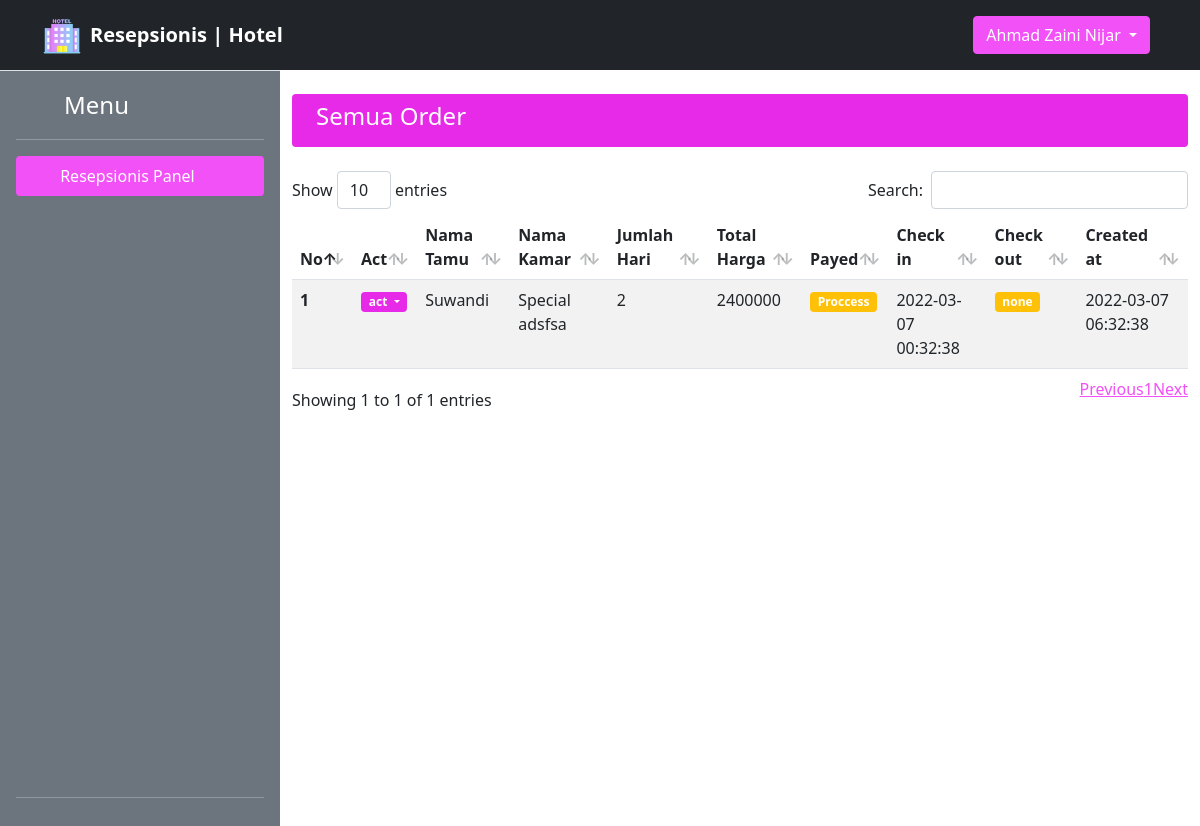
Page /resepsionis/resepsionis_panel.php (signed in) on the earlier database version.
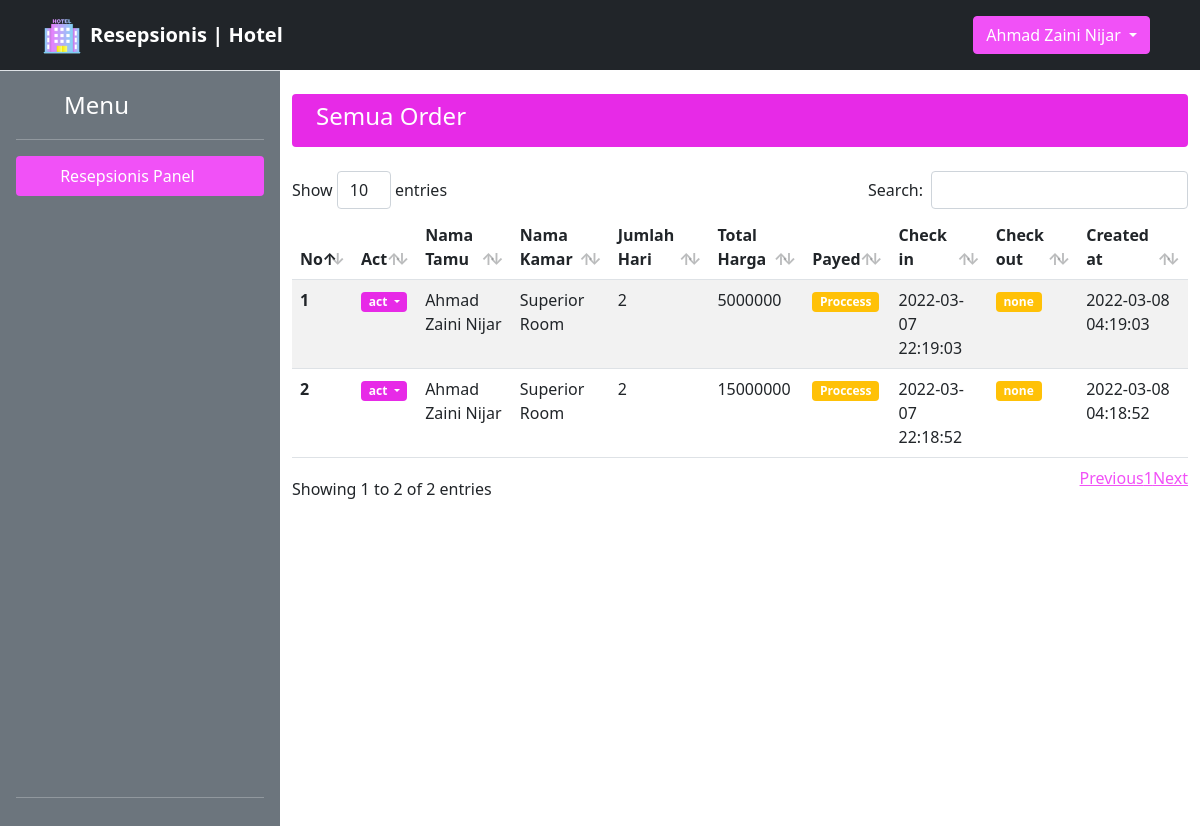
Same page on the later database version.
### tables this page shows
CREATE TABLE `orders` (
  `id` bigint(20) NOT NULL,
  `user_id` bigint(20) NOT NULL,
  `kamar_id` bigint(20) NOT NULL,
  `day_total` int(11) NOT NULL,
  `jumlah_kamar` int(11) NOT NULL,
  `price_total` double NOT NULL,
  `payed_status` tinyint(1) DEFAULT 0,
  `check_in` timestamp NULL DEFAULT NULL,
  `check_out` timestamp NULL DEFAULT NULL,
  `created_at` timestamp NOT NULL DEFAULT current_timestamp(),
  `updated_at` timestamp NOT NULL DEFAULT current_timestamp()
);

CREATE TABLE `users` (
  `id` bigint(20) NOT NULL,
  `role_id` bigint(20) NOT NULL DEFAULT 3,
  `nama_lengkap` varchar(255) NOT NULL,
  `email` varchar(255) NOT NULL,
  `password` varchar(255) NOT NULL,
  `created_at` timestamp NOT NULL DEFAULT current_timestamp(),
  `updated_at` timestamp NOT NULL DEFAULT current_timestamp()
);

CREATE TABLE `kamar` (
  `id` bigint(20) NOT NULL,
  `title` varchar(255) NOT NULL,
  `price` double NOT NULL,
  `foto` varchar(255) NOT NULL,
  `deskripsi` text NOT NULL,
  `created_at` timestamp NOT NULL DEFAULT current_timestamp(),
  `updated_at` timestamp NOT NULL DEFAULT current_timestamp()
);

### resepsionis/resepsionis_panel.php (called while the page is built)
<?php  require_once 'layouts/header.php'; ?>
<?php  require_once 'orders.php'; ?>
<?php  require_once 'layouts/footer.php'; ?>

### resepsionis/orders.php (the view, shortened to what this page needs)
<?php  require_once '../connection.php'; ?>
<?php
    $sql = "SELECT orders.*, users.nama_lengkap, kamar.title
            FROM ((orders
            INNER JOIN users ON orders.user_id = users.id)
            INNER JOIN kamar ON orders.kamar_id = kamar.id);";
    $result = mysqli_query($conn, $sql);
?>
<div class="container py-4 ">
    <div class="badge bg-primary d-flex justify-content-between px-4 py-2">
        <h4>Semua Order</h4>
    </div>
    <br>
    <table class="table table-striped table-hover mt-4" id="tamuTable">
        <thead>
            <tr>
                <th scope="col">No</th>
                <th scope="col">Act</th>
                <th scope="col">Nama Tamu</th>
                <th scope="col">Nama Kamar</th>
                <th scope="col">Jumlah Hari</th>
                <th scope="col">Total Harga</th>
                <th scope="col">Payed</th>
                <th scope="col">Check in</th>
                <th scope="col">Check out</th>
                <th scope="col">Created at</th>
            </tr>
        </thead>
        <tbody>
            <?php if ($result->num_rows > 0): ?>
            <?php $no = 1; ?>
            <?php while($row = $result->fetch_assoc()): ?>
            <tr>
                <th scope="row"><?= $no ?></th>
                <td>
                    <div class="dropdown">
                        <div class="badge bg-primary dropdown-toggle" type="button" id="btn-act">
                            act
                        </div>
                    </div>
                </td>
                <td><?= $row['nama_lengkap'] ?></td>
                <td><?= $row['title'] ?></td>
                <td><?= $row['day_total'] ?></td>
                <td><?= $row['price_total'] ?></td>
                <td>
                    <?php if($row['payed_status']): ?>
                    <span class="badge bg-success">Payed</span>
                    <?php else: ?>
                    <span class="badge bg-warning">Proccess</span>
                    <?php endif; ?>
                </td>
                <td><?= $row['check_in'] ?></td>
                <td>
                    <?php if($row['check_out'] == ''): ?>
                    <span class="badge bg-warning">none</span>
                    <?php else: ?>
                    <?= $row['check_out'] ?>
                    <?php endif; ?>
                </td>
                <td><?= $row['created_at'] ?></td>
            </tr>
            <?php $no++; ?>
            <?php endwhile; ?>
            <?php else: ?>
            <h1>Data Kosong</h1>
            <?php endif; ?>
        </tbody>
    </table>
</div>

Differences in the rows shown:
removed orders: user.nama_lengkap "Suwandi", kamar.title "Special adsfsa", day_total "2", price_total "2400000", payed_status "Proccess", check_in "2022-03-07 00:32:38", shows "none", created_at "2022-03-07 06:32:38"
added orders: user.nama_lengkap "Ahmad Zaini Nijar", kamar.title "Superior Room", day_total "2", price_total "5000000", payed_status "Proccess", check_in "2022-03-07 22:19:03", shows "none", created_at "2022-03-08 04:19:03"
added orders: user.nama_lengkap "Ahmad Zaini Nijar", kamar.title "Superior Room", day_total "2", price_total "15000000", payed_status "Proccess", check_in "2022-03-07 22:18:52", shows "none", created_at "2022-03-08 04:18:52"
Other differences:
text written by a page script: "Show entries Search: Showing 1 to 1 of 1 entries Previous 1 Next" → "Show entries Search: Showing 1 to 2 of 2 entries Previous 1 Next"
